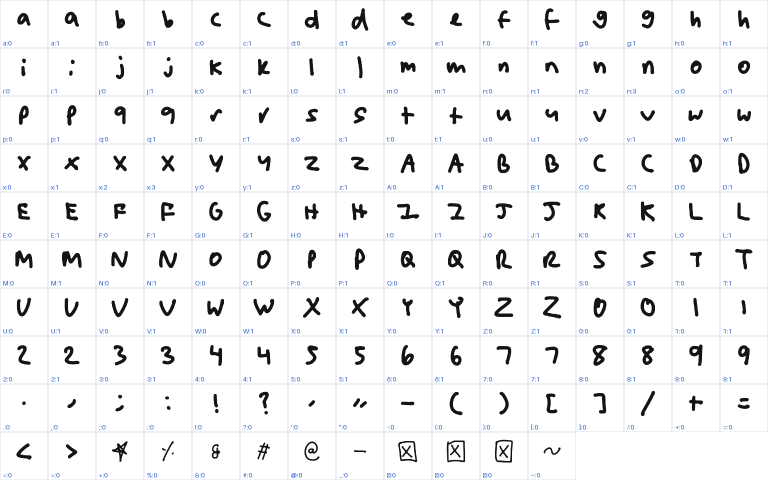
#> input picture examples/contact_sheet.png, 1536 x 960 px (shown at 1/2 size)
$ python -i onboarding.py   (imports and definitions only)
#> lines starting #> are read from the running program, lines starting #| are printed output that depends on the picture
#> further down, picture is the input picture: PIL image 1536x960 RGB; mean R, G, B 242.2, 242.6, 243.7
#> in prepare_sheet, `paper = np.stack([cv2.GaussianBlur(cv2.morphologyEx(arr[..., c], cv2.M..`: paper: shape (960, 1536, 3) float32; every value is 255
### handwriting/extract.py
"""Turn a photo/screenshot of someone's handwriting (rows of characters) into a HandwritingFont.

Assumptions about the sample image:
  * Characters are written in left-to-right rows, in the same order as the `rows` strings you pass in.
  * Characters in a row do not touch each other (pieces of one character, like the dot of an "i",
    are fine and get merged automatically).
  * Paper, grid lines and guides are light. Ink is clearly darker (any pen color works).
"""
from __future__ import annotations

import numpy as np
import cv2
from PIL import Image, ImageDraw
from scipy import ndimage as ndi

from .font import Glyph, HandwritingFont

# characters that sit on the baseline (used to measure where the baseline is in each row)
BASELINE_ANCHORS = set("acehimnorstuvwxzABCDEFHIKLMNOPRSTUVWXYZ0123456789")
X_HEIGHT_CHARS = set("acemnorsuvwxz")
CAP_CHARS = set("EFHILTZ")


class ExtractionError(Exception):
    pass


def ink_alpha(img: Image.Image) -> np.ndarray:
    """0..1 'how much ink' per pixel. Uses the darkest channel so blue/green/red pens work
    but light-blue grid lines (min channel ~180+) do not."""
    rgb = np.asarray(img.convert("RGB")).astype(np.float32)
    mn = rgb.min(axis=2)
    return np.clip((170.0 - mn) / 100.0, 0.0, 1.0)
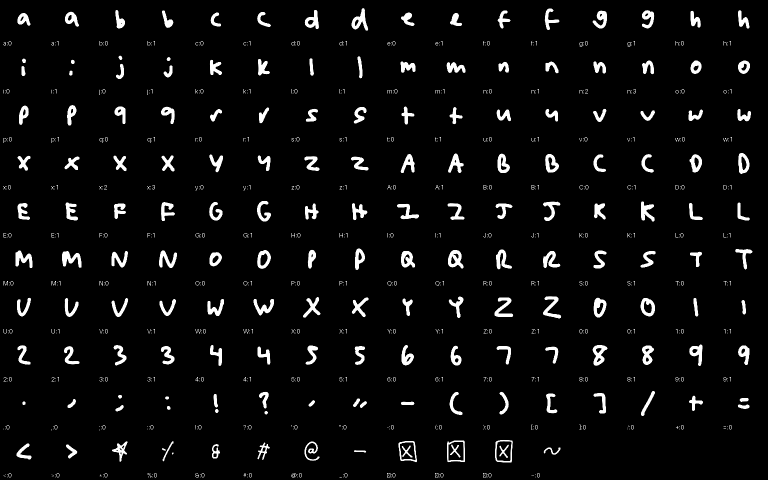
#> returned value: shape (960, 1536) float32 (shown at 1/2 size); min 0, max 1, mean 0.0475


# [164 lines left out: functions _components, _group_rows, _cluster_row, _merge_closest, _cluster_row_to_count, _crop and 3 more, not called in this run]

### handwriting/onboarding.py
"""Self-serve onboarding: hand the student a template, take back their filled-in sheet, and build a profile.

Two sheet kinds are offered:
  * "full"    - letters x2, capitals x2, digits x2, punctuation (the template `cli.py template` makes)
  * "letters" - one row of a-z and one row of A-Z; digits and punctuation fall back to stand-in glyphs

The row layout is derived from the kind alone, so the server never has to trust a client-supplied layout.
"""
from __future__ import annotations

import io
import json
import os
import re
import shutil
import tempfile

import cv2
import numpy as np
from PIL import Image, ImageOps

from .extract import ExtractionError, extract_font, ink_alpha, suspicious_variants
from .fallback import add_fallbacks
from .font import HandwritingFont
from .template import LOWER, UPPER, make_template, template_rows

SHEET_KINDS = ("full", "letters")
MARKER = "user_upload.json"   # present in profiles created through the upload flow (safe to replace)
MAX_SHEET_WIDTH = 2400        # photos are shrunk to this; the extractor is pixel-based and does not need more
SAMPLE_TEXT = "The quick brown fox jumps over the lazy dog.\nR3 to A: cost 3 (next-hop is R2)"


class SheetError(ValueError):
    """The uploaded sheet can't be turned into a profile; the message is written for the student."""


# [30 lines left out: functions rows_for, template_png_bytes, template_pdf_bytes, not called in this run]


# ---- photo / scan cleanup ---------------------------------------------------------------------------

def _estimate_skew(gray_ink: np.ndarray, max_deg: float = 6.0, step: float = 0.25) -> float:
    """Angle (degrees) that best lines the rows of writing up horizontally.

    Rows of writing are separated by gaps, so the correct angle maximises the variance of the row-sum profile."""
#> called with max_deg = 6, step = 0.25
    small = gray_ink
    if small.shape[1] > 800:
        f = 800 / small.shape[1]
#> f = 0.521
        small = cv2.resize(small, None, fx=f, fy=f, interpolation=cv2.INTER_AREA)
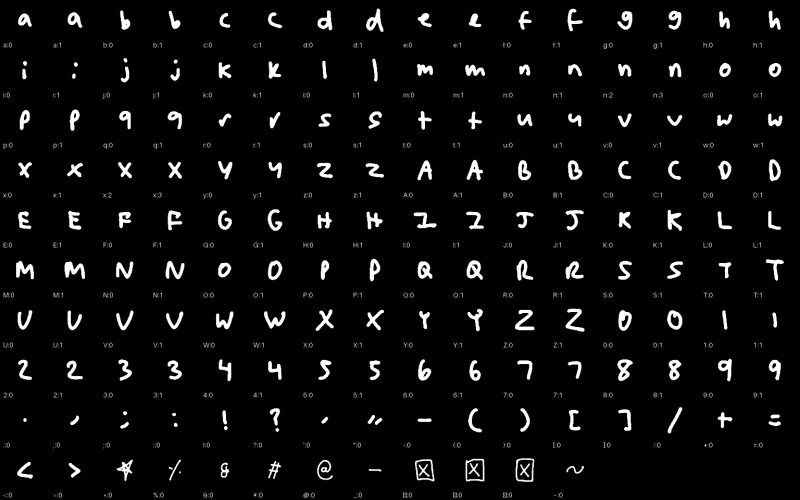
#> small: shape (500, 800); min 0, max 255, mean 12.1
    h, w = small.shape
#> h = 500; w = 800
    best, best_score = 0.0, -1.0
    for ang in np.arange(-max_deg, max_deg + step, step):
        m = cv2.getRotationMatrix2D((w / 2, h / 2), float(ang), 1.0)
        rot = cv2.warpAffine(small, m, (w, h), flags=cv2.INTER_LINEAR, borderValue=0)
        score = float(np.var(rot.sum(axis=1)))
        if score > best_score:
            best, best_score = float(ang), score
#> this loop made 49 passes
#> (score, best, best_score) on passes 1, 2, 3, 5, 12, 13, 14, 15, 16, 17, 18, 19: (10179447.8, -6, 10179447.8), (10526574.9, -5.75, 10526574.9), (10657796.4, -5.5, 10657796.4), (10726860.7, -5, 10726860.7), (10872333.5, -3.25, 10872333.5), (13895359.5, -3, 13895359.5), (18512670.5, -2.75, 18512670.5), (24383565.7, -2.5, 24383565.7), (31173889.6, -2.25, 31173889.6), (39303252.2, -2, 39303252.2), (49052562.7, -1.75, 49052562.7), (60494888.2, -1.5, 60494888.2)
#> score on passes 4, 6, 7, 8, 9, 10: 10627402.2, 10704948.2, 10207150.7, 9583073.6, 9182153.8, 8795278.5
#> pass 1, in _estimate_skew, `rot = cv2.warpAffine(small, m, (w, h), flags=cv2.INTER_LINEAR, borderV..`:
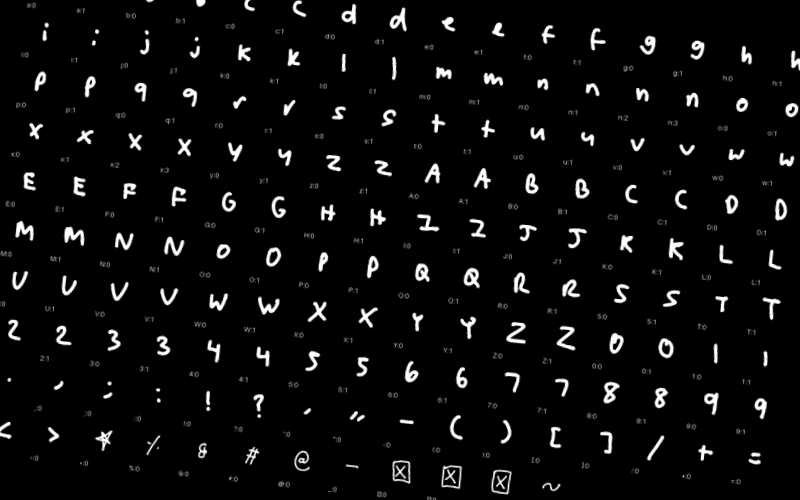
#> rot: shape (500, 800); min 0, max 255, mean 11.8
#> pass 2, in _estimate_skew, `rot = cv2.warpAffine(small, m, (w, h), flags=cv2.INTER_LINEAR, borderV..`:
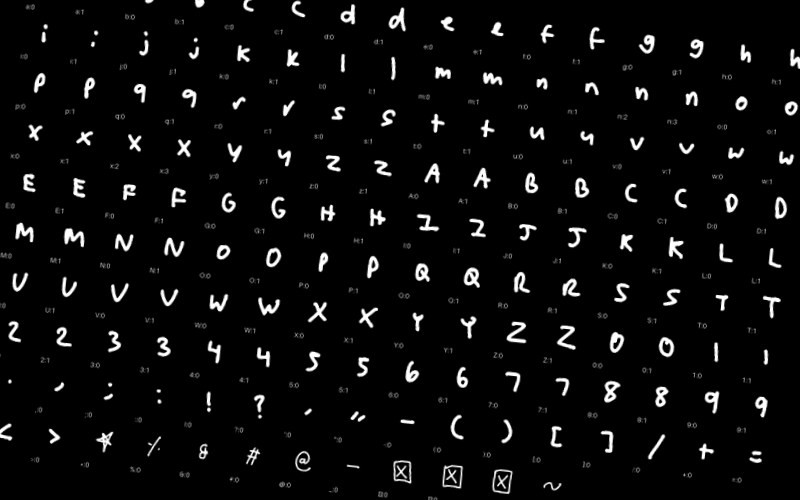
#> rot: shape (500, 800); min 0, max 255, mean 11.8
#> pass 3, in _estimate_skew, `rot = cv2.warpAffine(small, m, (w, h), flags=cv2.INTER_LINEAR, borderV..`:
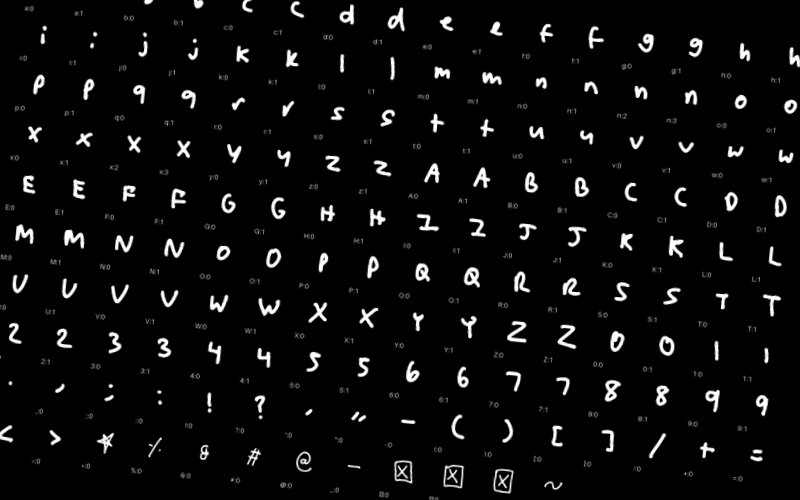
#> rot: shape (500, 800); min 0, max 255, mean 11.8
#> after the loop, best = 0; best_score = 138878146
    return best


def prepare_sheet(img: Image.Image) -> Image.Image:
    """Make a phone photo or scan look like the clean export the extractor was built for."""
    img = ImageOps.exif_transpose(img).convert("RGB")
    if img.width > MAX_SHEET_WIDTH:
        img = img.resize((MAX_SHEET_WIDTH, round(img.height * MAX_SHEET_WIDTH / img.width)), Image.LANCZOS)
    arr = np.asarray(img)

    # 1. flatten uneven lighting: estimate the paper colour per channel (closing removes thin dark ink),
    #    then divide it out so shadows and a grey cast become white.
    k = cv2.getStructuringElement(cv2.MORPH_ELLIPSE, (41, 41))
    paper = np.stack([cv2.GaussianBlur(cv2.morphologyEx(arr[..., c], cv2.MORPH_CLOSE, k), (0, 0), 15)
                      for c in range(3)], axis=2).astype(np.float32)
    flat = np.clip(arr.astype(np.float32) / np.maximum(paper, 1.0) * 255.0, 0, 255).astype(np.uint8)

    # 2. straighten a tilted page
    ink = (ink_alpha(Image.fromarray(flat)) * 255).astype(np.uint8)
    ang = _estimate_skew(ink)
#> ang = 0
    if abs(ang) >= 0.3:
        h, w = flat.shape[:2]
        m = cv2.getRotationMatrix2D((w / 2, h / 2), ang, 1.0)
        flat = cv2.warpAffine(flat, m, (w, h), flags=cv2.INTER_CUBIC, borderValue=(255, 255, 255))
    return Image.fromarray(flat)


# ---- profile building -------------------------------------------------------------------------------

# [62 lines left out: functions slugify, friendly_extraction_error, build_profile, preview_png_bytes, not called in this run]

>>> from PIL import Image
>>> picture = Image.open('../examples/contact_sheet.png')
>>> result = prepare_sheet(picture)

$ run again, on examples/full_debug.png
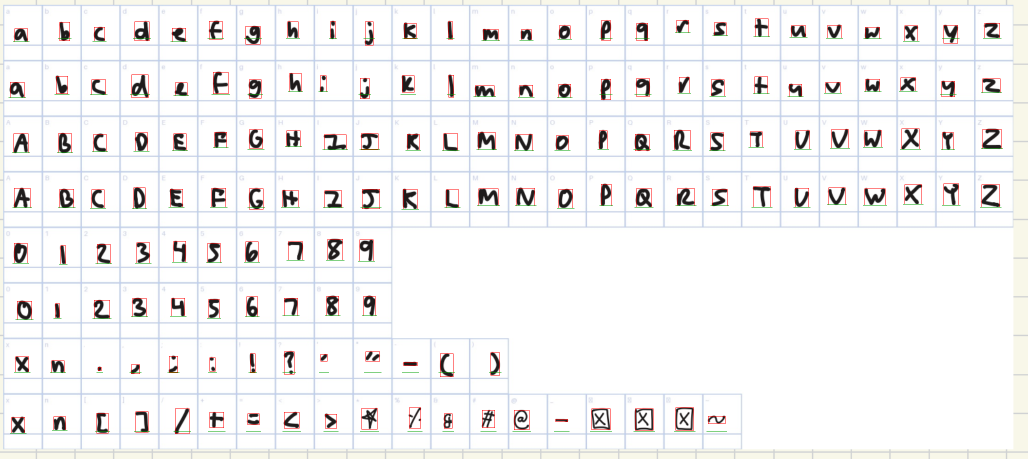
#> input picture examples/full_debug.png, 2055 x 918 px (shown at 1/2 size)
#> picture is the input picture: PIL image 2055x918 RGB; mean R, G, B 241.8, 240.8, 241.1
#> the loop in _estimate_skew, `for ang in np.arange(-max_deg, max_deg + step, step):` made 49 passes
#> (score, best, best_score) on passes 1 to 8: (24563804.5, -6, 24563804.5), (26011347, -5.75, 26011347), (27546594.5, -5.5, 27546594.5), (29486844.1, -5.25, 29486844.1), (31347565.2, -5, 31347565.2), (32698891.1, -4.75, 32698891.1), (33891641.6, -4.5, 33891641.6), (34488511, -4.25, 34488511)
#> pass 1, in _estimate_skew, `rot = cv2.warpAffine(small, m, (w, h), flags=cv2.INTER_LINEAR, borderV..`:
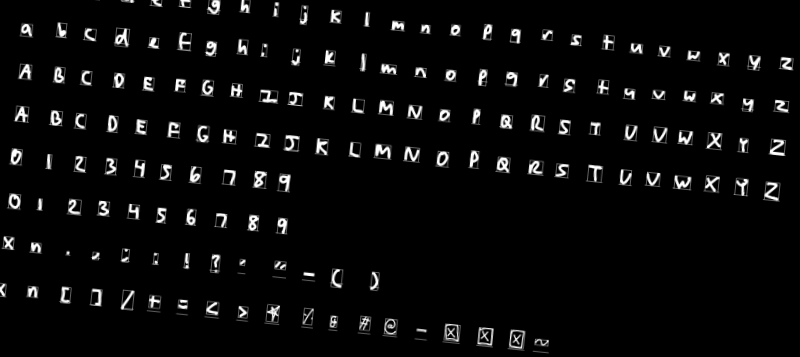
#> rot: shape (357, 800); min 0, max 255, mean 11
#> pass 3, in _estimate_skew, `rot = cv2.warpAffine(small, m, (w, h), flags=cv2.INTER_LINEAR, borderV..`:
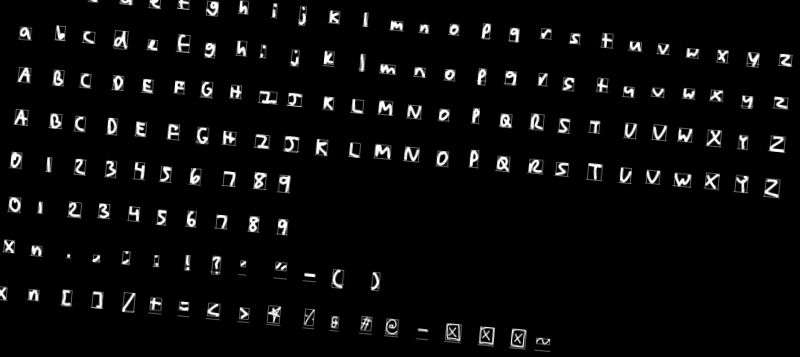
#> rot: shape (357, 800); min 0, max 255, mean 11.1
#> after the loop in _estimate_skew, `for ang in np.arange(-max_deg, max_deg + step, step):`: best = -0.25; best_score = 184982374.1
#> ang = -0.25

$ run again, on examples/full_lined.png
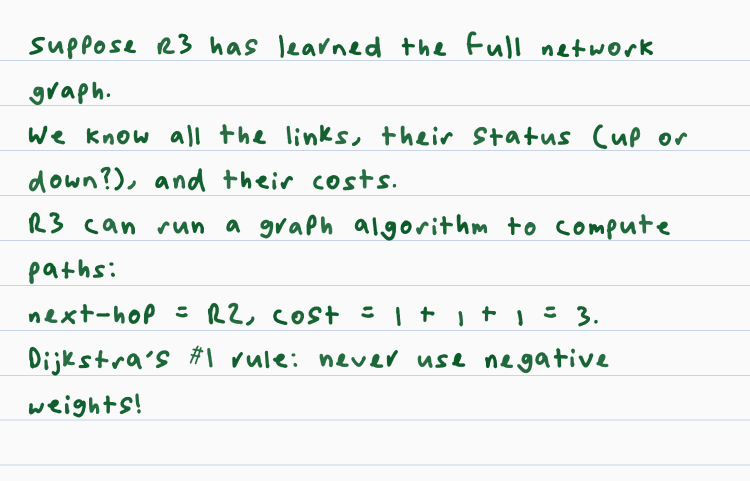
#> input picture examples/full_lined.png, 1500 x 961 px (shown at 1/2 size)
#> picture is the input picture: PIL image 1500x961 RGB; mean R, G, B 237.2, 241.4, 239.3
#> paper: shape (961, 1500, 3) float32; every value is 250
#> the loop in _estimate_skew, `for ang in np.arange(-max_deg, max_deg + step, step):` made 49 passes
#> (score, best, best_score) on passes 1, 2, 3, 4, 5, 6, 7, 10: (60894022.7, -6, 60894022.7), (64422125.4, -5.75, 64422125.4), (67384241, -5.5, 67384241), (69688635.7, -5.25, 69688635.7), (71760463.6, -5, 71760463.6), (73310391.8, -4.75, 73310391.8), (73947100.3, -4.5, 73947100.3), (74146344.2, -3.75, 74146344.2)
#> pass 1, in _estimate_skew, `rot = cv2.warpAffine(small, m, (w, h), flags=cv2.INTER_LINEAR, borderV..`:
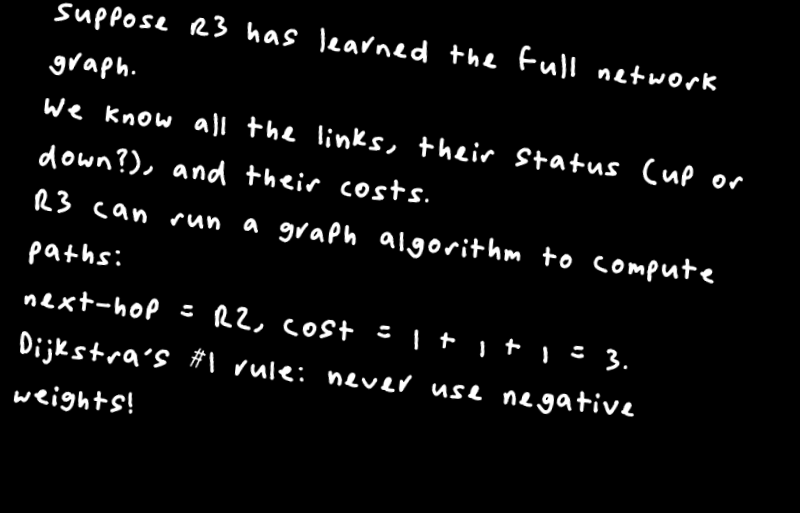
#> rot: shape (513, 800); min 0, max 255, mean 13
#> pass 3, in _estimate_skew, `rot = cv2.warpAffine(small, m, (w, h), flags=cv2.INTER_LINEAR, borderV..`:
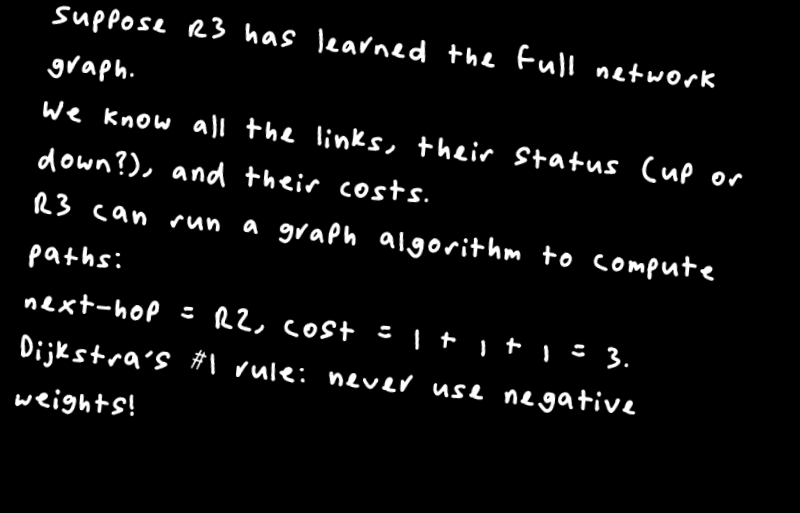
#> rot: shape (513, 800); min 0, max 255, mean 13
#> after the loop in _estimate_skew, `for ang in np.arange(-max_deg, max_deg + step, step):`: best = 0; best_score = 338293062.9
#> ang = 0

$ run again, on examples/sample_extraction_debug.png
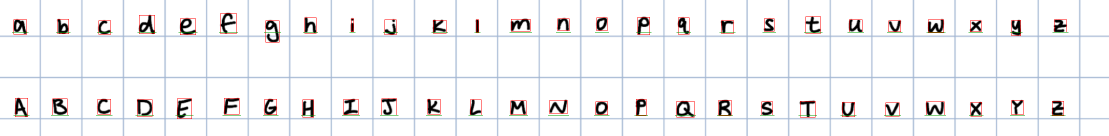
#> input picture examples/sample_extraction_debug.png, 2218 x 271 px (shown at 1/2 size)
#> picture is the input picture: PIL image 2218x271 RGB; mean R, G, B 242.1, 241.3, 242.3
#> paper: shape (271, 2218, 3) float32; every value is 255
#> the loop in _estimate_skew, `for ang in np.arange(-max_deg, max_deg + step, step):` made 49 passes
#> (score, best, best_score) on passes 1, 12, 13, 14, 15, 16, 17, 18: (5123687.6, -6, 5123687.6), (7564711.7, -3.25, 7564711.7), (10678113, -3, 10678113), (14762961.9, -2.75, 14762961.9), (19747719.5, -2.5, 19747719.5), (26064117.7, -2.25, 26064117.7), (34193664.2, -2, 34193664.2), (44879735.7, -1.75, 44879735.7)
#> pass 1, in _estimate_skew, `rot = cv2.warpAffine(small, m, (w, h), flags=cv2.INTER_LINEAR, borderV..`:
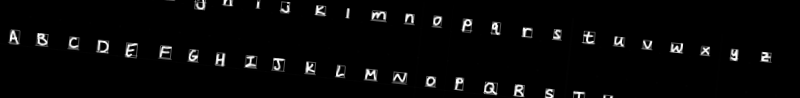
#> rot: shape (98, 800); min 0, max 255, mean 7.5
#> pass 3, in _estimate_skew, `rot = cv2.warpAffine(small, m, (w, h), flags=cv2.INTER_LINEAR, borderV..`:
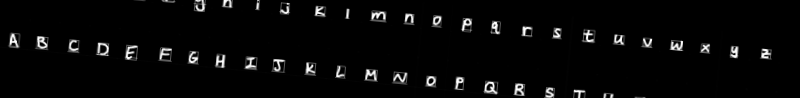
#> rot: shape (98, 800); min 0, max 255, mean 7.7
#> after the loop in _estimate_skew, `for ang in np.arange(-max_deg, max_deg + step, step):`: best = 0; best_score = 185241181.7
#> ang = 0
